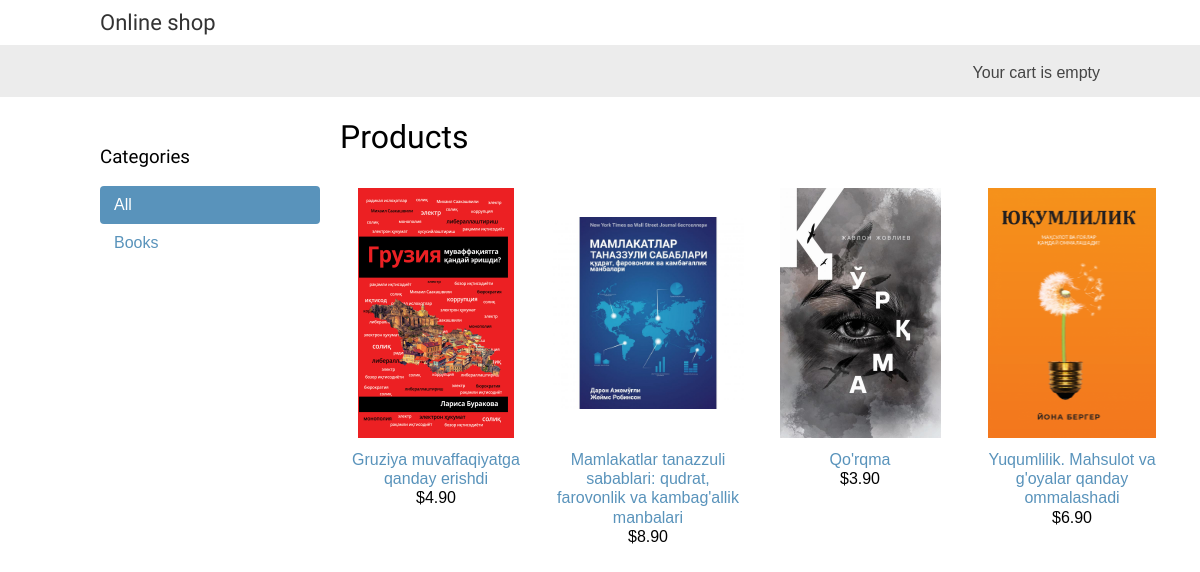
The page / on the database its author committed.
### shop/models.py (models this page shows, shortened)
class Category(models.Model):
    name = models.CharField(max_length=200, db_index=True)
    slug = models.SlugField(max_length=200, unique=True)
    class Meta:
        ordering = ('name',)
        verbose_name = 'category'
        verbose_name_plural = 'categories'
    def get_absolute_url(self):
        return reverse('shop:product_list_by_category', args=[self.slug])

class Product(models.Model):
    category = models.ForeignKey(Category, related_name='products', on_delete=models.CASCADE)
    name = models.CharField(max_length=200, db_index=True)
    slug = models.SlugField(max_length=200, db_index=True)
    image = models.ImageField(upload_to='products/%Y/%m/%d', blank=True)
    description = models.TextField(blank=True)
    price = models.DecimalField(max_digits=10, decimal_places=2)
    available = models.BooleanField(default=True)
    created = models.DateTimeField(auto_now_add=True)
    updated = models.DateTimeField(auto_now=True)
    class Meta:
        ordering = ('name',)
        index_together = (('id', 'slug'),)
    def get_absolute_url(self):
        return reverse('shop:product_detail', args=[self.id, self.slug])

### shop/views.py (the view)
# urls.py: path('', views.product_list, name='product_list'),
def product_list(request, category_slug=None):
    category = None
    categories = Category.objects.all()
    products = Product.objects.filter(available=True)
    if category_slug:
        category = get_object_or_404(Category, slug=category_slug)
        products = Product.objects.filter(category=category)
    template = 'shop/product/list.html'
    context = {'category': category, 'categories':categories, 'products':products}
    return render(request, template, context)

### cart/cart.py (called while the page is built)
    def __len__(self):
        return sum(item['quantity'] for item in self.cart.values())

### cart/context_processors.py (called while the page is built)
def cart(request):
    return { 'cart': Cart(request) }

### shop/templates/shop/product/list.html (shortened to what this page needs)
{% extends "shop/base.html" %}
{% load static %}
{% block content %}
    <div id="sidebar">
        <h3>Categories</h3>
        <ul>
            <li {% if not category %}class="selected"{% endif %}>
                <a href="{% url "shop:product_list" %}">All</a>
            </li>
            {% for c in categories %}
                <li {% if category.slug == c.slug %} class="selected" {% endif %}>
                    <a href="{{ c.get_absolute_url }}">{{ c.name }}</a>
                </li>
            {% endfor %}
        </ul>
    </div>
    <div id="main" class="product-list">
        <h1>{% if category %}{{ category.name }}{% else %}Products{% endif %}</h1>
        {% for product in products %}
            <div class="item">
                <a href="{{ product.get_absolute_url }}">
                    <img src="{% if product.image %}{{ product.image.url }}{% else %}{% static "img/no_image.png" %}{% endif %}">
                </a>
                <a href="{{ product.get_absolute_url }}">{{ product.name }}</a>
                <br>
                ${{ product.price }}
            </div>
        {% endfor %}
    </div>
{% endblock content %}

### shop/templates/shop/base.html (shortened to what this page needs)
{% load static %}
<!DOCTYPE html>
<html lang="en">
  <head>
    <link href="{% static "css/base.css" %}" rel="stylesheet">
  </head>
  <body>
    <div id="header">
      <a href="/" class="logo">Online shop</a>
    </div>
    <div id="subheader">
      <div class="cart">
        {% with total_items=cart|length %}
          {% if total_items > 0 %}
            Your cart: <a href="{% url 'cart:cart_detail' %}">{{ total_items }} item{{ total_items | pluralize}}, ${{ cart.get_total_price }}</a>
          {% else %}
            Your cart is empty
          {% endif %}
        {% endwith %}
      </div>
    </div>
    <div id="content">{% block content %}{% endblock %}</div>
  </body>
</html>

### shop/static/css/base.css (style rules this page uses)
body { margin: 0; padding: 0; font-family: helvetica, sans-serif; }
h1, h2, h3, h4, h5, h6 { font-family: "Ubuntu", sans-serif; font-weight: normal; }
a { text-decoration: none; color: #5993bb; }
#header { padding: 10px 100px; font-size: 18px; overflow: auto; }
#subheader { background: #ececec; color: #444; padding: 15px 100px; overflow: auto; }
#header .logo { font-family: "Ubuntu", sans-serif; float: left; color: #333; font-size: 22px; margin-right: 10%; }
#subheader .cart { float: right; padding-top: 4px; }
#content { padding: 0 100px; overflow: hidden; }
#sidebar { width: 220px; padding: 30px 20px 0 0; float: left; }
#sidebar ul { margin: 0; padding: 0; }
#sidebar ul li { margin: 0; list-style: none; padding: 10px 14px; }
#sidebar ul li a { display: block; }
#sidebar ul li.selected { background: #5993bb; border-radius: 4px; }
#sidebar ul li.selected a { color: #fff; }
#main { float: left; width: 96%; margin-right: -220px; overflow: hidden; }
.product-list .item { width: 20%; padding: 10px 20px 10px 0; float: left; text-align: center; line-height: 1.2; }
.product-list .item img { width: 100%; height: 250px; object-fit: contain; margin-bottom: 8px; }

### rows shown on the page
Category: name "Books"
Product: image (picture), name "Gruziya muvaffaqiyatga qanday erishdi", price "4.90"
Product: image (picture), name "Mamlakatlar tanazzuli sabablari: qudrat, farovonlik va kambag'allik manbalari", price "8.90"
Product: image (picture), name "Qo'rqma", price "3.90"
Product: image (picture), name "Yuqumlilik. Mahsulot va g'oyalar qanday ommalashadi", price "6.90"
